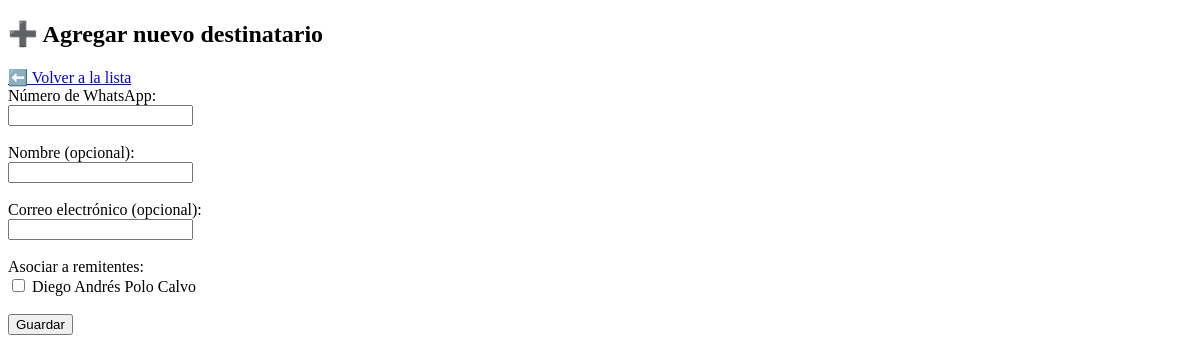
The app's page /destinatarios/agregar (signed in), older data.
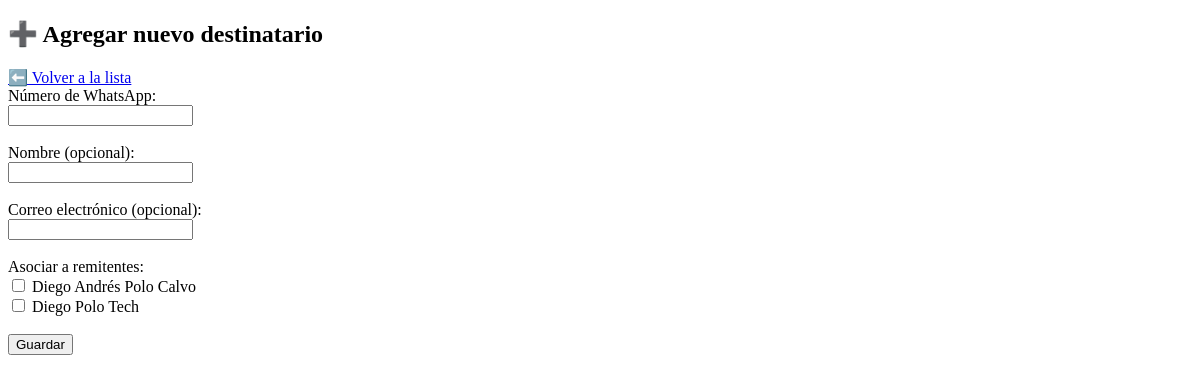
The same page, newer data.
### app/models.py (models this page shows)
class Remitente(db.Model):
    __tablename__ = 'remitentes'
    id = db.Column(db.Integer, primary_key=True)
    email = db.Column(db.String(255), nullable=False)
    nombre = db.Column(db.String(255), nullable=True)
    activo = db.Column(db.Boolean, default=True)
    tipo = db.Column(db.String(50), nullable=False)  # puede ser 'correo' o 'dominio'
    destinatarios = db.relationship(
        'Destinatario',
        secondary=remitente_destinatario,
        back_populates='remitentes'
    )

### app/routes/destinatarios.py (the view, shortened to what this page needs)
@destinatarios_bp.route('/agregar', methods=["GET", "POST"])
@login_required
def agregar_destinatario():
    remitentes = Remitente.query.all()
    return render_template("destinatarios/agregar.html", remitentes=remitentes)

### app/routes/main.py (called while the page is built)
@login_manager.user_loader
def load_user(user_id):
    return Usuario.query.get(int(user_id))

### app/templates/destinatarios/agregar.html (shortened to what this page needs)
<!DOCTYPE html>
<html lang="es">
<head>
</head>
<body>
  <h2>➕ Agregar nuevo destinatario</h2>
  <a href="{{ url_for('destinatarios.lista_destinatarios') }}">⬅️ Volver a la lista</a>
  <form method="post">
    <label>Número de WhatsApp:</label><br>
    <input type="text" name="numero" required><br><br>
    <label>Nombre (opcional):</label><br>
    <input type="text" name="nombre"><br><br>
    <label>Correo electrónico (opcional):</label><br>
    <input type="email" name="correo"><br><br>
    <label>Asociar a remitentes:</label><br>
    {% for remitente in remitentes %}
      <input type="checkbox" name="remitentes" value="{{ remitente.id }}"> {{ remitente.nombre or remitente.email }}<br>
    {% endfor %}
    <br>
    <button type="submit">Guardar</button>
  </form>
</body>
</html>

Row changes from the older to the newer data that the page shows:
added Remitente: nombre "Diego Polo Tech"
